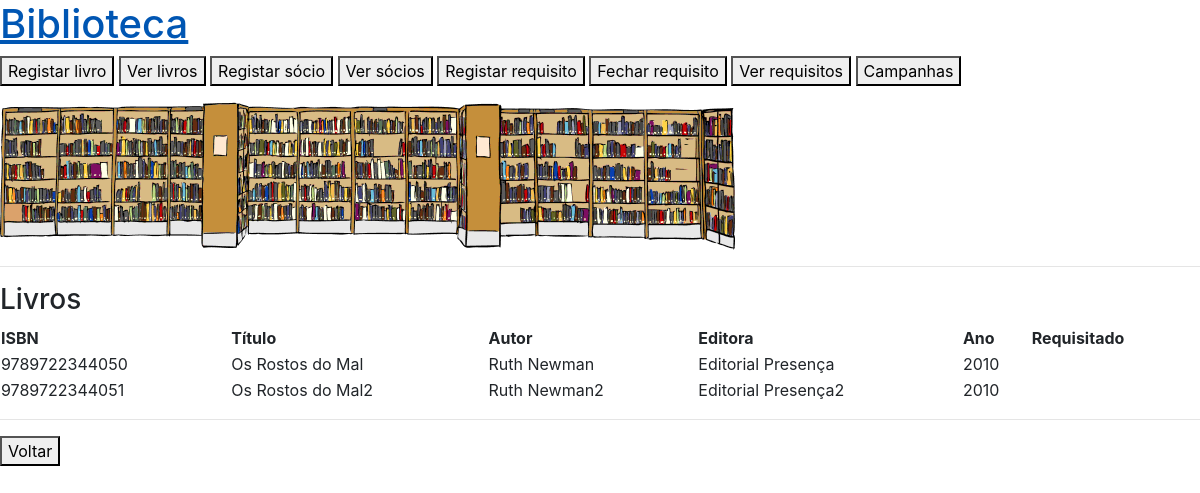
The page /ver_livros on the database as committed earlier.
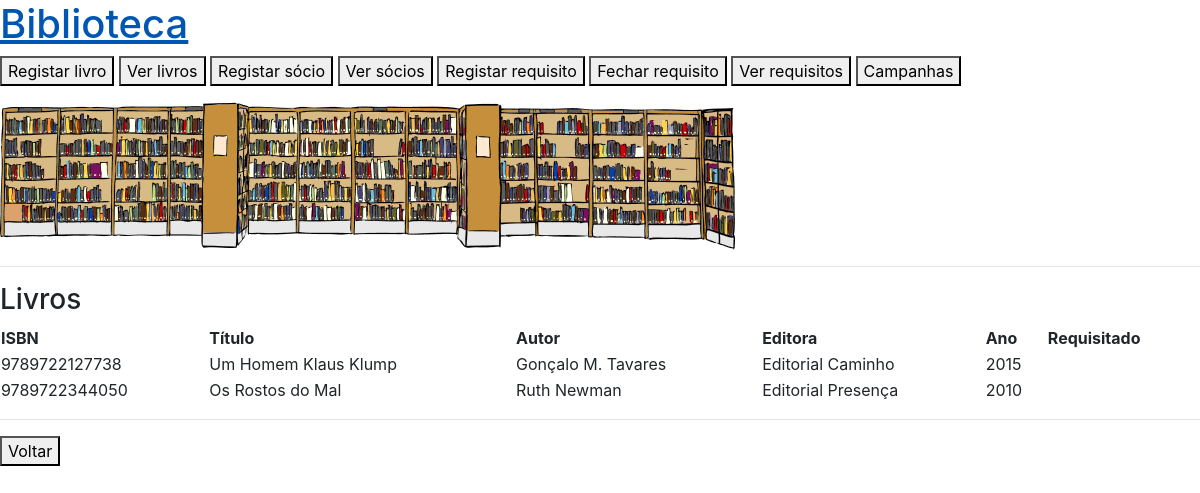
The same page on the database as committed later.
### app.py (models this page shows)
class Livro(db.Model):
    __tablename__ = 'livro'
    ISBN = db.Column(db.Integer, primary_key=True)
    titulo = db.Column(db.String(150))
    autor = db.Column(db.String(70))
    editora = db.Column(db.String(70))
    ano = db.Column(db.Integer)
    requisitado = db.Column(db.String(1), default='N')

### app.py (the view)
@app.route('/ver_livros', methods=['GET'])
def ver_livros():
    livros = Livro.query.all()
    return render_template('ver_livros.html', livros=livros)

### templates/ver_livros.html (shortened to what this page needs)
{% extends "base.html"%}
{%block content%}
<h3>Livros</h3>
<table style="width:100%">
    <tr>
      <th>ISBN</th>
      <th>Título </th>
      <th>Autor</th>
      <th>Editora</th>
      <th>Ano</th>
      <th>Requisitado</th>
    </tr>
    {% for livro in livros %}
    <tr>
        <td>{{livro.ISBN}}</td>
        <td>{{livro.titulo}}</td>
        <td>{{livro.autor}}</td>
        <td>{{livro.editora}}</td>
        <td>{{livro.ano}}</td>
        <td>{{livro.Requisitado}}</td>
      {% endfor %}
  </table>
<hr/>
<a href="/"><button type="button">Voltar</button></a>
{%endblock%}

### templates/base.html (shortened to what this page needs)
<!DOCTYPE html>
<html lang="en">
  <head>
    <link
      rel="stylesheet"
      href="https://stackpath.bootstrapcdn.com/bootstrap/4.3.1/css/bootstrap.min.css"
    />
    <link
      rel="stylesheet"
      type="text/css"
      href="{{ url_for('static', filename = 'styles.css') }}"
    />
  </head>
  <body>
    <header>
      <a href="/"><h1>Biblioteca</h1></a>
      <p>
        <a href="reg_livro"><button type="button">Registar livro</button></a>
        <a href="ver_livros"><button type="button">Ver livros</button></a>
        <a href="reg_soc"><button type="button">Registar sócio</button></a>
        <a href="ver_soc"><button type="button">Ver sócios</button></a>
        <a href="reg_req"><button type="button">Registar requisito</button></a>
        <a href="compl_req"><button type="button">Fechar requisito</button></a>
        <a href="ver_req"><button type="button">Ver requisitos</button></a>
        <a href="campanhas"><button type="button">Campanhas</button></a>
      </p>
    </header>
    <main>
      <section id="cont">
        <img
          class="bgpic"
          src="{{ url_for('static', filename = 'imgs/Library.png') }}"
          alt="logo"
        />
        <hr />
        <div class="conts">{%block content%} {%endblock%}</div>
      </section>
    </main>
  </body>
</html>

Rows that differ between the two databases and show on the page:
removed Livro: ISBN "9789722344051", titulo "Os Rostos do Mal2", autor "Ruth Newman2", editora "Editorial Presença2", ano "2010"
added Livro: ISBN "9789722127738", titulo "Um Homem Klaus Klump", autor "Gonçalo M. Tavares", editora "Editorial Caminho", ano "2015"
